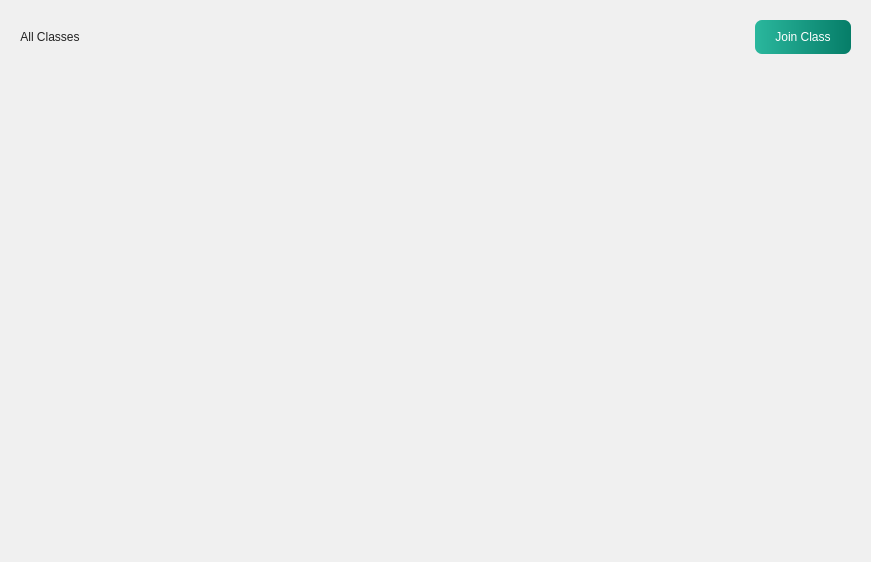
<?xml version="1.0" encoding="UTF-8"?>
<ui version="4.0">
 <class>classes_student</class>
 <widget class="QWidget" name="classes_student">
  <property name="geometry">
   <rect>
    <x>0</x>
    <y>0</y>
    <width>871</width>
    <height>562</height>
   </rect>
  </property>
  <property name="sizePolicy">
   <sizepolicy hsizetype="Fixed" vsizetype="Fixed">
    <horstretch>0</horstretch>
    <verstretch>0</verstretch>
   </sizepolicy>
  </property>
  <property name="windowTitle">
   <string>Form</string>
  </property>
  <property name="styleSheet">
   <string notr="true">background-color: rgb(240, 240, 240);</string>
  </property>
  <layout class="QVBoxLayout" name="verticalLayout">
   <item>
    <widget class="QWidget" name="widget" native="true">
     <property name="sizePolicy">
      <sizepolicy hsizetype="Preferred" vsizetype="Fixed">
       <horstretch>0</horstretch>
       <verstretch>0</verstretch>
      </sizepolicy>
     </property>
     <property name="styleSheet">
      <string notr="true">background-color: transparent;border:none</string>
     </property>
     <layout class="QHBoxLayout" name="horizontalLayout_2">
      <item>
       <widget class="QPushButton" name="refresh_classes">
        <property name="styleSheet">
         <string notr="true">color: rgb(34, 34, 34);
font: 600 18pt &quot;Segoe UI&quot;;</string>
        </property>
        <property name="text">
         <string>All Classes</string>
        </property>
       </widget>
      </item>
      <item>
       <spacer name="horizontalSpacer">
        <property name="orientation">
         <enum>Qt::Orientation::Horizontal</enum>
        </property>
        <property name="sizeHint" stdset="0">
         <size>
          <width>587</width>
          <height>20</height>
         </size>
        </property>
       </spacer>
      </item>
      <item>
       <widget class="QPushButton" name="btn_join_class">
        <property name="cursor">
         <cursorShape>PointingHandCursor</cursorShape>
        </property>
        <property name="styleSheet">
         <string notr="true">color: #fff;
background : qlineargradient(spread:pad, x1:0, y1:0, x2:1, y2:0, stop:0 rgb(42, 183, 157), stop:1 #067d68);;
border: none;
padding: 10px 20px;
font: 800 14px &quot;Segoe UI&quot;;
border-radius: 7px</string>
        </property>
        <property name="text">
         <string>Join Class</string>
        </property>
        <property name="icon">
         <iconset>
          <normaloff>../icons/join.png</normaloff>../icons/join.png</iconset>
        </property>
        <property name="iconSize">
         <size>
          <width>15</width>
          <height>15</height>
         </size>
        </property>
       </widget>
      </item>
     </layout>
    </widget>
   </item>
   <item>
    <widget class="QStackedWidget" name="classes_stacked">
     <property name="styleSheet">
      <string notr="true">background-color: transparent;border:none</string>
     </property>
     <property name="currentIndex">
      <number>1</number>
     </property>
     <widget class="QWidget" name="no_class">
      <layout class="QVBoxLayout" name="verticalLayout_5">
       <item>
        <widget class="QWidget" name="widget_2" native="true">
         <property name="styleSheet">
          <string notr="true">QLabel{
  
  font: 15pt &quot;Segoe UI&quot;;
  color: rgb(0, 0, 0);
}</string>
         </property>
         <layout class="QVBoxLayout" name="verticalLayout_4">
          <item>
           <widget class="QLabel" name="label_2">
            <property name="sizePolicy">
             <sizepolicy hsizetype="Preferred" vsizetype="Preferred">
              <horstretch>0</horstretch>
              <verstretch>0</verstretch>
             </sizepolicy>
            </property>
            <property name="text">
             <string>No Class Joined!</string>
            </property>
            <property name="alignment">
             <set>Qt::AlignmentFlag::AlignCenter</set>
            </property>
           </widget>
          </item>
         </layout>
        </widget>
       </item>
      </layout>
     </widget>
     <widget class="QWidget" name="all_class">
      <layout class="QVBoxLayout" name="verticalLayout_3">
       <property name="leftMargin">
        <number>0</number>
       </property>
       <property name="topMargin">
        <number>0</number>
       </property>
       <property name="rightMargin">
        <number>0</number>
       </property>
       <property name="bottomMargin">
        <number>0</number>
       </property>
       <item>
        <widget class="QScrollArea" name="class_list_container">
         <property name="widgetResizable">
          <bool>true</bool>
         </property>
         <property name="alignment">
          <set>Qt::AlignmentFlag::AlignLeading|Qt::AlignmentFlag::AlignLeft|Qt::AlignmentFlag::AlignTop</set>
         </property>
         <widget class="QWidget" name="scrollAreaWidgetContents_3">
          <property name="geometry">
           <rect>
            <x>0</x>
            <y>0</y>
            <width>853</width>
            <height>481</height>
           </rect>
          </property>
          <layout class="QVBoxLayout" name="classesLayout">
           <item>
            <spacer name="verticalSpacer">
             <property name="orientation">
              <enum>Qt::Orientation::Vertical</enum>
             </property>
             <property name="sizeHint" stdset="0">
              <size>
               <width>20</width>
               <height>40</height>
              </size>
             </property>
            </spacer>
           </item>
          </layout>
         </widget>
        </widget>
       </item>
      </layout>
     </widget>
    </widget>
   </item>
  </layout>
 </widget>
 <resources/>
 <connections/>
</ui>
